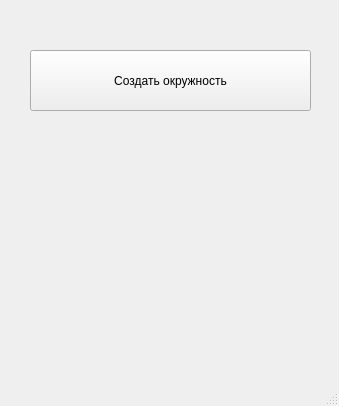
<?xml version="1.0" encoding="UTF-8"?>
<ui version="4.0">
 <class>MainWindow</class>
 <widget class="QMainWindow" name="MainWindow">
  <property name="geometry">
   <rect>
    <x>0</x>
    <y>0</y>
    <width>339</width>
    <height>406</height>
   </rect>
  </property>
  <property name="windowTitle">
   <string>MainWindow</string>
  </property>
  <widget class="QWidget" name="centralwidget">
   <widget class="QPushButton" name="pushButton">
    <property name="geometry">
     <rect>
      <x>30</x>
      <y>50</y>
      <width>281</width>
      <height>61</height>
     </rect>
    </property>
    <property name="text">
     <string>Создать окружность</string>
    </property>
   </widget>
  </widget>
  <widget class="QMenuBar" name="menubar">
   <property name="geometry">
    <rect>
     <x>0</x>
     <y>0</y>
     <width>339</width>
     <height>26</height>
    </rect>
   </property>
  </widget>
  <widget class="QStatusBar" name="statusbar"/>
 </widget>
 <resources/>
 <connections/>
</ui>
